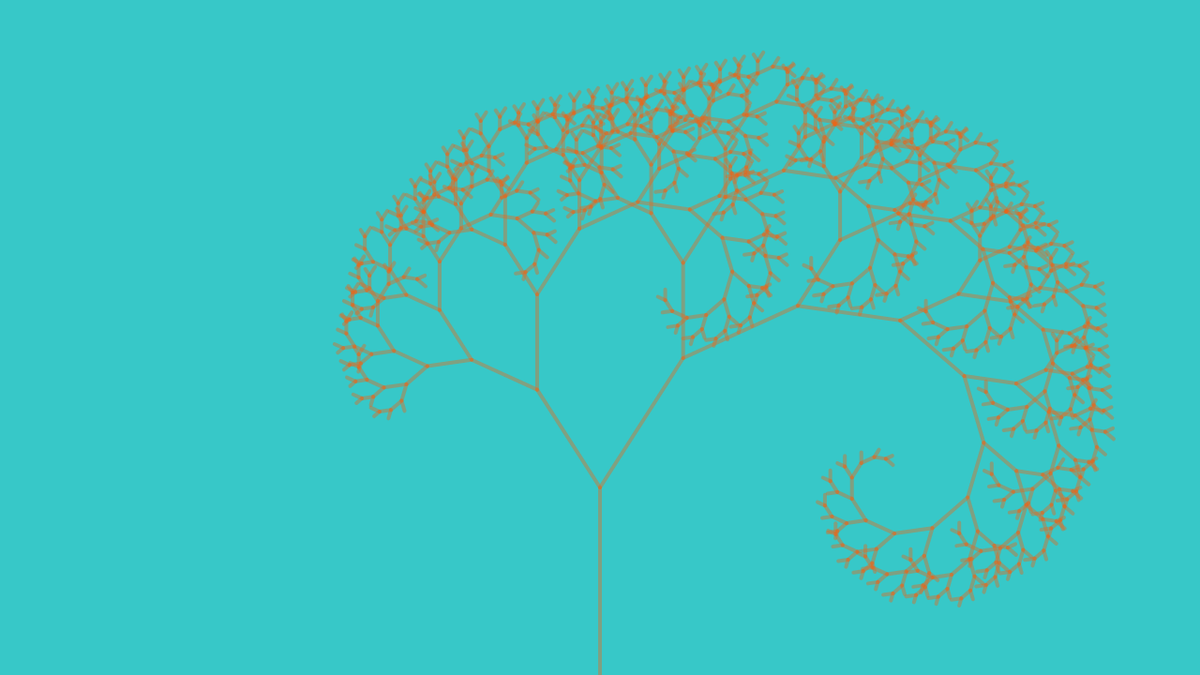
Frame 1 (no input)
Frame 60 (no input): identical to frame 1, image omitted
Frame 120 (the mouse pressed at the canvas centre since frame 60): identical to frame 1, image omitted

The p5.js sketch that drew this single still picture (run headless with seeded random() and noise() and a simulated clock; from frame 60 on, the mouse is pressed at the canvas centre):

// p5.js sketch
// ── sketch.js
function setup() {
  createCanvas(1280, 720);
  strokeCap(ROUND)
}

function draw() {
  background(55,200,200);
  translate(width / 2, height);
  stroke(240, 100, 20, 100);

  branch(200);
}

function branch(br) {
  // push()
  let d = PI/5.5
  // console.log(d)
  strokeWeight(4);
  line(0, 0, 0, -br);
  translate(0, -br);
  // pop()
  if (br > 12) {
    push();
    rotate(d);
    branch(br * 0.82);
    pop();
    push();
    rotate(-d);

    branch(br * 0.62);
    pop();
  }
}
